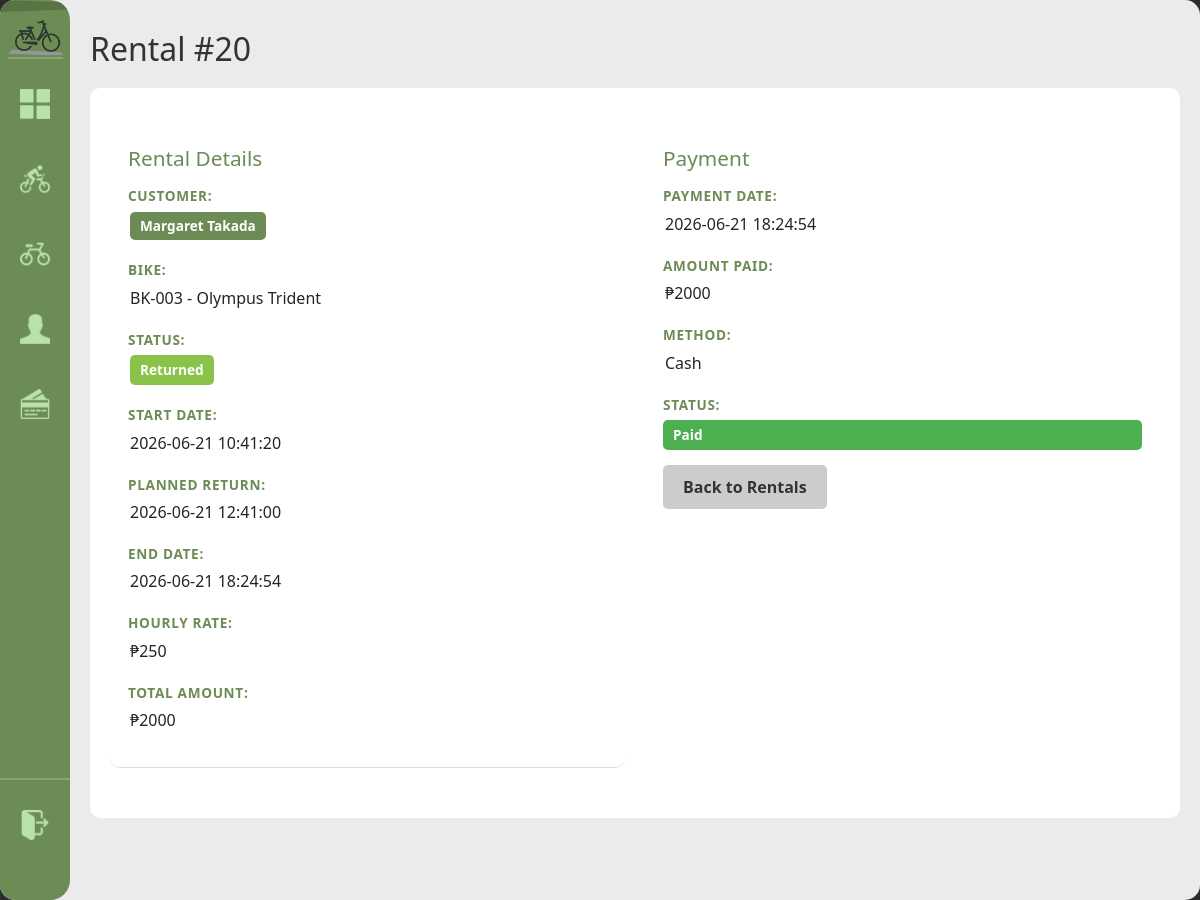
Screenshot of /rental/20 (signed in) with the database file from the repository.
### tables this page shows
CREATE TABLE rents (
            rental_id INTEGER PRIMARY KEY AUTOINCREMENT,
            customer_id INTEGER NOT NULL,
            bike_id INTEGER NOT NULL,
            staff_id INTEGER REFERENCES staff(staff_id) ON UPDATE CASCADE ON DELETE SET NULL,
            rental_start DATETIME NOT NULL DEFAULT(datetime('now','localtime')), planned_return DATETIME,
            FOREIGN KEY(customer_id) REFERENCES customer(customer_id) ON DELETE CASCADE,
            FOREIGN KEY(bike_id) REFERENCES bike(bike_id) ON DELETE CASCADE
        );

CREATE TABLE bike (
            bike_id INTEGER PRIMARY KEY AUTOINCREMENT,
            bike_code TEXT NOT NULL UNIQUE,
            brand TEXT NOT NULL, model TEXT NOT NULL,
            color TEXT NOT NULL,
            bike_rate DECIMAL(8,2) NOT NULL DEFAULT 0,
            type TEXT NOT NULL DEFAULT 'standard',
            status TEXT NOT NULL DEFAULT 'available' CHECK(status IN('available','rented','retired')),
            date_added DATE NOT NULL DEFAULT(date('now','localtime'))
        );

CREATE TABLE payment (
            payment_id INTEGER PRIMARY KEY AUTOINCREMENT,
            customer_id INTEGER NOT NULL,
            bike_id INTEGER NOT NULL,
            rental_id INTEGER,
            payment_date DATETIME NOT NULL DEFAULT(datetime('now','localtime')),
            amount_paid DECIMAL(10,2) NOT NULL,
            payment_method TEXT,
            payment_status TEXT DEFAULT 'paid',
            FOREIGN KEY(customer_id) REFERENCES customer(customer_id) ON DELETE CASCADE,
            FOREIGN KEY(bike_id) REFERENCES bike(bike_id) ON DELETE CASCADE
        );

### handlers/rentals_routes.py (the view, shortened to what this page needs)
@rentals_bp.route('/rental/<int:rid>', methods=['GET', 'POST'])
@login_required
def rental_detail(rid):
    rental = database.get().get_rental(rid)
    payment = database.get().get_payment_for_rental(rid)
    preview_amount = None
    return render_template('rental_detail.html', rental=rental, payment=payment, preview_amount=preview_amount)

### app.py (called while the page is built)
def get_sidebar_state():
    return request.cookies.get('sidebarState') == 'expanded'

@app.context_processor
def inject_sidebar_state():
    return dict(sidebar_expanded=get_sidebar_state())

@app.context_processor
def inject_current_staff():
    staff = current_staff()
    return dict(current_staff=staff, is_admin=staff and staff.get("role") == "admin")

### modules/auth.py (called while the page is built)
def login_required(view):
    @wraps(view)
    def wrapped(*args, **kwargs):
        if not session.get("staff_id"):
            return redirect(url_for("login"))
        return view(*args, **kwargs)
    return wrapped

def current_staff():
    if not session.get("staff_id"):
        return None
    return {
        "staff_id": session.get("staff_id"),
        "username": session.get("username"),
        "first_name": session.get("first_name"),
        "last_name": session.get("last_name"),
        "role": session.get("role"),
    }

### modules/database.py (called while the page is built)
def get():
    if not db: init()
    return db

    def get_payment_for_rental(self, rid):
        r = self.conn.execute("SELECT * FROM payment WHERE rental_id = ?", (rid,)).fetchone()
        return dict(r) if r else None

### templates/rental_detail.html (shortened to what this page needs)
{% extends "base.html" %}
{% block content %}
<h1>Rental #{{ rental['rental_id'] }}</h1>
<div class="detail-container">
    <div class="detail-section">
        <h2>Rental Details</h2>
        <div class="detail-grid">
            <div class="detail-item">
                <span class="label">Customer:</span>
                <span class="value"><a href="{{ url_for('customers.customer_detail', cid=rental['customer_id']) }}">{{ rental['customer_name'] }}</a></span>
            </div>
            <div class="detail-item">
                <span class="label">Bike:</span>
                <span class="value">{{ rental['bike_code'] }} - {{ rental['brand'] }} {{ rental['model'] }}</span>
            </div>
            <div class="detail-item">
                <span class="label">Status:</span>
                <span class="value"><span class="status-badge status-{{ rental['status'] }}">{{ rental['status'].title() }}</span></span>
            </div>
            <div class="detail-item">
                <span class="label">Start Date:</span>
                <span class="value">{{ rental['rental_start'] }}</span>
            </div>
            <div class="detail-item">
                <span class="label">Planned Return:</span>
                <span class="value">{{ rental['planned_return'] or 'Not set' }}</span>
            </div>
            <div class="detail-item">
                <span class="label">End Date:</span>
                <span class="value">{{ rental['rental_end'] or 'Not Returned' }}</span>
            </div>
            <div class="detail-item">
                <span class="label">Hourly Rate:</span>
                <span class="value">₱{{ rental['rental_rate'] }}</span>
            </div>
            <div class="detail-item">
                <span class="label">{% if rental['status'] in ['active', 'overdue'] %}Amount Due{% else %}Total Amount{% endif %}:</span>
                <span class="value">
                    {% if rental['status'] in ['active', 'overdue'] %}
                        ₱{{ "{:.0f}".format(preview_amount) }}
                    {% else %}
                        {{ 'Pending' if rental['total_amount'] is none else '₱' ~ '%.0f' % rental['total_amount'] }}
                    {% endif %}
                </span>
            </div>
        </div>
    </div>
    {% if payment %}
    <div class="detail-section">
        <h2>Payment</h2>
        <div class="detail-grid">
            <div class="detail-item">
                <span class="label">Payment Date:</span>
                <span class="value">{{ payment['payment_date'] }}</span>
            </div>
            <div class="detail-item">
                <span class="label">Amount Paid:</span>
                <span class="value">₱{{ payment['amount_paid'] }}</span>
            </div>
            <div class="detail-item">
                <span class="label">Method:</span>
                <span class="value">{{ payment['payment_method'].title() }}</span>
            </div>
            <div class="detail-item">
                <span class="label">Status:</span>
                <span class="status-badge status-{{ payment['payment_status'] }}">{{ payment['payment_status'].title() }}</span>
            </div>
        </div>
        <a href="{{ url_for('rentals.rentals') }}" class="btn-secondary">Back to Rentals</a>
    </div>
    {% endif %}
</div>
{% endblock %}

### static/style.css (style rules this page uses)
:root { --primary-green: #6D8B55; --secondary-green: #566d42; --bg-light: #EBEBEB; --white: #FFFFFF; --sidebar-collapsed: 70px; --sidebar-expanded: 165px; }
body { margin: 0; font-family: 'Segoe UI', Tahoma, Geneva, Verdana, sans-serif; background-color: #2C2C2C; }
.detail-container { display: flex; gap: 20px; padding: 20px; box-sizing: border-box; }
.detail-section { flex: 1 1 0; background: #fff; padding: 18px; border-radius: 10px; max-height: calc(100vh - 240px); overflow-y: auto; }
.btn-primary, .btn-secondary, button[type="submit"] { padding: 10px 20px; border: none; border-radius: 5px; cursor: pointer; font-weight: bold; text-decoration: none; display: inline-block; transition: all 0.3s ease; }
.btn-secondary { background-color: #ccc; color: #333; }
.detail-container { background: white; padding: 20px; border-radius: 10px; margin-bottom: 20px; }
.detail-section { margin-bottom: 30px; padding-bottom: 20px; border-bottom: 1px solid #ddd; }
.detail-section:last-child { border-bottom: none; }
.detail-grid { display: grid; grid-template-columns: repeat(auto-fit, minmax(250px, 1fr)); gap: 20px; margin: 15px 0; }
.detail-item { display: flex; flex-direction: column; gap: 5px; }
.detail-item .label { font-weight: 600; color: var(--primary-green); font-size: 0.85rem; text-transform: uppercase; letter-spacing: 0.05em; }
.detail-item .value { font-weight: 500; color: #212529; padding-left: 2px; }
.detail-item .value a { display: inline-block; padding: 4px 10px; background-color: var(--primary-green); color: var(--white); border-radius: 5px; text-decoration: none; font-weight: 600; font-size: 0.85rem; transition: background-color 0.3s ease; }
.status-badge { display: inline-block; padding: 5px 10px; border-radius: 5px; font-size: 0.85rem; font-weight: bold; }
.status-badge.status-returned { background-color: #8BC34A; color: white; }
.status-badge.status-paid { background-color: #4CAF50; color: white; }
h1, h2 { color: #333; margin: 10px 0; }
h1 { font-size: 2rem; margin-bottom: 20px; }
h2 { font-size: 1.3rem; color: var(--primary-green); margin-top: 20px; margin-bottom: 15px; }
.detail-container .detail-section:first-child { flex: 1 1 0; }

### rows the page displays
rents: rental_id "20", rental_start "2026-06-21 10:41:20", planned_return "2026-06-21 12:41:00"
bike: bike_code "BK-003", brand "Olympus", model "Trident", rental_rate "250"
payment: payment_date "2026-06-21 18:24:54", amount_paid "2000", payment_method "Cash", payment_status "Paid"

### other values shown
{{ rental['customer_name'] }} "Margaret Takada"
{{ rental['status'].title() }} "Returned"
{{ rental['rental_end'] or 'Not Returned' }} "2026-06-21 18:24:54"
